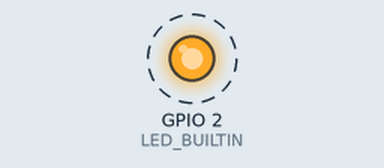
This sketch was run on a simulated ESP32. Shown: output pins drawn as LEDs (lit = HIGH). Dashed ring = blinking. What the sketch prints to the serial monitor is not drawn.

Above: at 0.2 s.
Timing chart, 0 to 3.0 s (numbered marks = the images above):
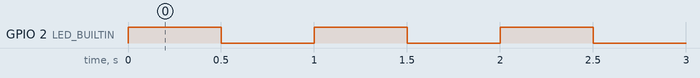

The sketch:

helloworld_ino.ino
```cpp
// Ejemplo básico ESP32 - Hello World + LED parpadeando

#define LED_BUILTIN 2

void setup() {

  Serial.begin(115200);
  pinMode(LED_BUILTIN, OUTPUT);
  Serial.println("Hello World");
}

void loop() {
  digitalWrite(LED_BUILTIN, HIGH);
  delay(500);
  digitalWrite(LED_BUILTIN, LOW);
  delay(500);
}
```

Measured:
- by itself, GPIO 2 (LED_BUILTIN): alternates HIGH for 0.50 s and LOW for 0.50 s
